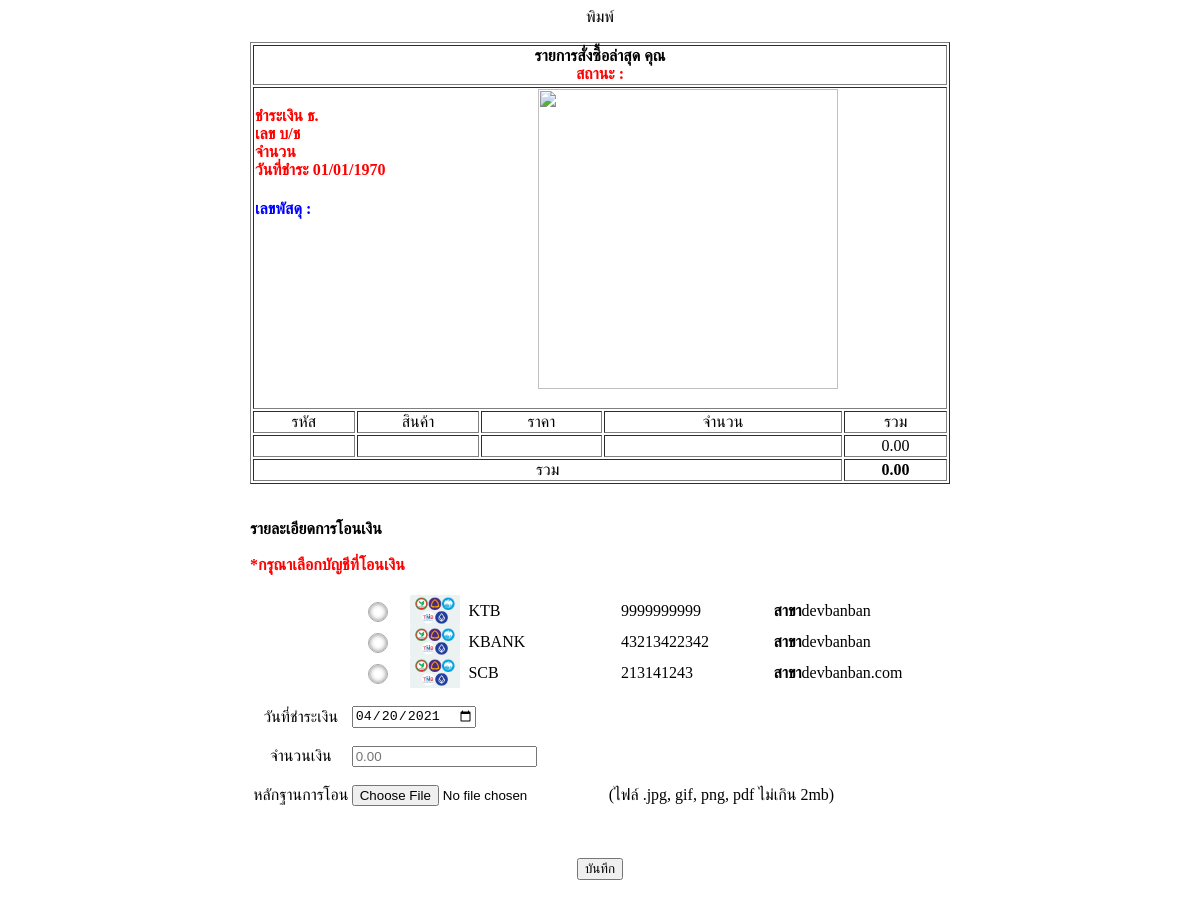
The app's page /detail_order_afer_cartdone.php with its own data.
### tables this page shows
CREATE TABLE `tbl_bank` (
  `b_id` int(11) NOT NULL auto_increment,
  `b_name` varchar(100) NOT NULL,
  `b_type` varchar(100) NOT NULL,
  `b_number` varchar(20) NOT NULL,
  `b_owner` varchar(100) NOT NULL,
  `b_logo` varchar(100) NOT NULL,
  `bn_name` varchar(100) NOT NULL COMMENT 'ชื่อสาขา',
  `b_date` timestamp NOT NULL default CURRENT_TIMESTAMP,
  PRIMARY KEY  (`b_id`)
);

### detail_order_afer_cartdone.php (the view, shortened to what this page needs)
<?php require_once('Connections/condb.php'); ?>
<?php
if (!function_exists("GetSQLValueString")) {
function GetSQLValueString($theValue, $theType, $theDefinedValue = "", $theNotDefinedValue = "")
{
  $theValue = function_exists("mysql_real_escape_string") ? mysql_real_escape_string($theValue) : mysql_escape_string($theValue);
  switch ($theType) {
    case "text":
      $theValue = ($theValue != "") ? "'" . $theValue . "'" : "NULL";
      break;
    case "long":
    case "int":
      $theValue = ($theValue != "") ? intval($theValue) : "NULL";
      break;
  }
  return $theValue;
}
}
$query_rb = "SELECT * FROM tbl_bank";
$rb = mysql_query($query_rb, $condb) or die(mysql_error());
$row_rb = mysql_fetch_assoc($rb);
$colname_cartdone = "-1";
$query_cartdone = sprintf("
SELECT * FROM
tbl_order as o,
tbl_order_detail as d,
tbl_product as p,
tbl_member  as m
WHERE o.order_id = %s
AND o.order_id=d.order_id
AND d.p_id=p.p_id
AND o.mem_id = m.mem_id
ORDER BY o.order_date ASC", GetSQLValueString($colname_cartdone, "int"));
$cartdone = mysql_query($query_cartdone, $condb) or die(mysql_error());
$row_cartdone = mysql_fetch_assoc($cartdone);
?>
<form action="add_payslip_db.php" method="post" enctype="multipart/form-data" name="formpay" id="formpay">
 <p align="center"> <a class="btn btn-primary btn-sm" onclick="window.print()"> พิมพ์ </a>  </p>
<table width="700" border="1" align="center" class="table">
  <tr>
    <td colspan="5" align="center"><strong>รายการสั่งซื้อล่าสุด คุณ<?php echo $row_cartdone['mem_name'];?> <br />
        <font color="red"> สถานะ :
        <?php
	  $status =  $row_cartdone['order_status'];
	  ?>
      </font></strong></td>
    </tr>
  <tr>
      <td colspan="5" align="center">
        <table width="100%" border="0" cellspacing="0" cellpadding="0">
          <tr>
            <td width="41%" align="left" valign="top"><strong><font color="red"><br />
ชำระเงิน ธ.<?php echo $row_cartdone['b_name'];?> <br />
เลข บ/ช <?php echo $row_cartdone['b_number'];?> <br />
จำนวน <?php echo $row_cartdone['pay_amount'];?><br />
วันที่ชำระ <?php echo date('d/m/Y',strtotime($row_cartdone['pay_date']));?></font><br />
<h4 style="color:blue">
เลขพัสดุ :  <?php echo $row_cartdone['postcode'];?>
</h4>
</strong>
</td>
            <td width="59%"><strong><font color="red"><img src="pimg/<?php echo $row_cartdone['pay_slip'];?>"  width="300px"/></font></strong></td>
          </tr>
        </table>
      </td>
    </tr>
    <tr class="success">
    <td width="99" align="center">รหัส</td>
      <td width="120" align="center">สินค้า</td>
      <td width="118" align="center">ราคา</td>
      <td width="238" align="center">จำนวน</td>
      <td width="100" align="center">รวม</td>
    </tr>
    <?php do { ?>
    <tr>
      <td align="center"><?php echo $row_cartdone['d_id'];?></td>
      <td><?php echo $row_cartdone['p_name'];?></td>
      <td align="center"><?php echo $row_cartdone['p_price'];?></td>
      <td align="center"><?php echo $row_cartdone['p_c_qty'];?></td>
      <td align="center"><?php echo number_format($row_cartdone['total'],2);?></td>
    </tr>
		<?php
        $sum	= $row_cartdone['p_price']*$row_cartdone['p_c_qty'];
        $total	+= $sum;
        ?>
	<?php } while ($row_cartdone = mysql_fetch_assoc($cartdone)); ?>
    <tr>
      <td colspan="4" align="center">รวม</td>
      <td align="center"><b> <?php echo number_format($total,2);?></b></td>
    </tr>
</table>
<?php
	  if($status > 1){ }else{?>
<br /><br />
<table width="700" border="0" align="center" cellpadding="0" cellspacing="0">
  <tr>
    <td height="40" colspan="6" align="left" bgcolor="#FFFFFF">
    <h4>รายละเอียดการโอนเงิน
    <br />   <br />
    <font color="red">
    *กรุุณาเลือกบัญชีที่โอนเงิน
    </font>
    </h4></td>
    </tr>
  <?php do { ?>
    <tr>
      <td width="10%" align="center">&nbsp;</td>
      <td width="5%" align="center">
      <input <?php if (!(strcmp($row_rb['b_name'],"b_bank"))) {echo "checked=\"checked\"";} ?> type="radio" name="bank"  value="<?php echo $row_rb['b_name'].'-'.$row_rb['b_number'];?>" required="required" />
</td>
      <td width="5%" align="center"><img src="bimg/<?php echo $row_rb['b_logo']; ?>" width="50" /></td>
      <td width="15%"><?php echo $row_rb['b_name']; ?></td>
      <td width="15%"><?php echo $row_rb['b_number']; ?></td>
      <td width="15%"><strong>สาขา</strong><?php echo $row_rb['bn_name']; ?></td>
      </tr>
       <?php } while ($row_rb = mysql_fetch_assoc($rb)); ?>
    <tr>
      <td align="center">&nbsp;</td>
      <td align="center">&nbsp;</td>
      <td align="center">&nbsp;</td>
      <td>&nbsp;</td>
      <td>&nbsp;</td>
      <td>&nbsp;</td>
    </tr>
    <tr>
      <td align="center">วันที่ชำระเงิน</td>
      <td colspan="5" align="left"><label for="pay_date"></label>
      <input type="date" name="pay_date" id="pay_date" value="<?php echo date('Y-m-d');?>"/></td>
    </tr>
    <tr>
      <td align="center">&nbsp;</td>
      <td align="center">&nbsp;</td>
      <td align="center">&nbsp;</td>
      <td>&nbsp;</td>
      <td>&nbsp;</td>
      <td>&nbsp;</td>
    </tr>
    <tr>
      <td align="center">จำนวนเงิน</td>
      <td colspan="5" align="left"><label for="pay_amount"></label>
      <input type="number" name="pay_amount" id="pay_amount"  placeholder="0.00" required="required"/></td>
    </tr>
    <tr>
      <td align="center">&nbsp;</td>
      <td align="center">&nbsp;</td>
      <td align="center">&nbsp;</td>
      <td>&nbsp;</td>
      <td>&nbsp;</td>
      <td>&nbsp;</td>
    </tr>
    <tr>
      <td align="center">หลักฐานการโอน</td>
      <td colspan="5" align="left"><input name="pay_slip" type="file"  required="required"/>
      (ไฟล์ .jpg, gif, png, pdf&nbsp;ไม่เกิน 2mb)</td>
    </tr>
    <tr>
      <td align="center">&nbsp;</td>
      <td align="center">&nbsp;</td>
      <td align="center">&nbsp;</td>
      <td><input name="order_id" type="hidden" id="order_id" value="<?php echo $colname_cartdone;?>" /></td>
      <td>&nbsp;</td>
      <td>&nbsp;</td>
    </tr>
</table>
<p align="center"><br />
<button type="submit" name="add" class="btn btn-success"> บันทึก </button>
</p>
</form>
<?php } ?>
<p>&nbsp;</p>

### detail_order_afer_cartdone.php (style rules this page uses)
input[type='radio'] { -webkit-appearance: none; width: 20px; height: 20px; border: 1px solid darkgray; border-radius: 50%; outline: none; box-shadow: 0 0 5px 0px gray inset; }
input[type='radio']:before { content: ''; display: block; width: 60%; height: 60%; margin: 20% auto; border-radius: 50%; }

### records on screen
tbl_bank: b_logo (picture), b_name "KTB", b_number "9999999999", bn_name "devbanban"
tbl_bank: b_logo (picture), b_name "KBANK", b_number "43213422342", bn_name "devbanban"
tbl_bank: b_logo (picture), b_name "SCB", b_number "213141243", bn_name "devbanban.com"

### other values on screen
date('d/m/Y',strtotime($row_cartdone['pay_date'])) "01/01/1970"
$total "0.00"
